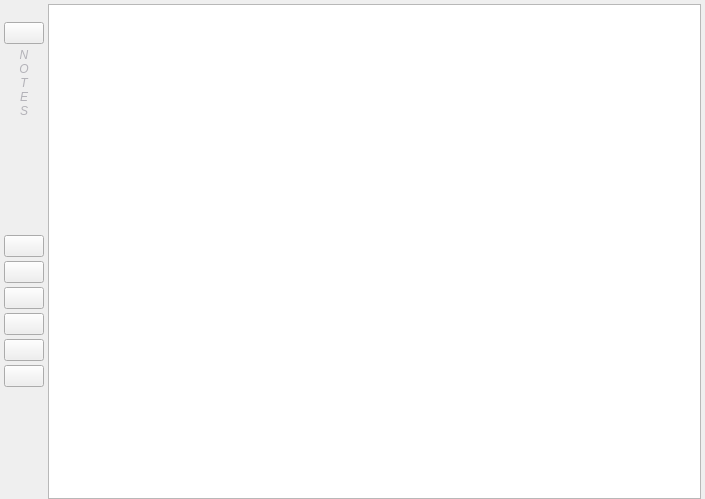
<?xml version="1.0" encoding="UTF-8"?>
<ui version="4.0">
 <class>notes</class>
 <widget class="QWidget" name="notes">
  <property name="geometry">
   <rect>
    <x>0</x>
    <y>0</y>
    <width>705</width>
    <height>499</height>
   </rect>
  </property>
  <property name="windowTitle">
   <string>Snapcraft-GUI Notes</string>
  </property>
  <property name="windowIcon">
   <iconset resource="rc.qrc">
    <normaloff>:/images/images/snapcraft-gui.png</normaloff>:/images/images/snapcraft-gui.png</iconset>
  </property>
  <layout class="QHBoxLayout" name="horizontalLayout_2">
   <property name="spacing">
    <number>4</number>
   </property>
   <property name="leftMargin">
    <number>4</number>
   </property>
   <property name="topMargin">
    <number>4</number>
   </property>
   <property name="rightMargin">
    <number>4</number>
   </property>
   <property name="bottomMargin">
    <number>0</number>
   </property>
   <item>
    <layout class="QVBoxLayout" name="verticalLayout">
     <property name="topMargin">
      <number>0</number>
     </property>
     <item>
      <widget class="QLabel" name="label">
       <property name="text">
        <string/>
       </property>
       <property name="pixmap">
        <pixmap resource="rc.qrc">:/images/images/notes.png</pixmap>
       </property>
       <property name="scaledContents">
        <bool>false</bool>
       </property>
       <property name="alignment">
        <set>Qt::AlignCenter</set>
       </property>
      </widget>
     </item>
     <item>
      <widget class="QPushButton" name="changeflag">
       <property name="sizePolicy">
        <sizepolicy hsizetype="Maximum" vsizetype="Fixed">
         <horstretch>0</horstretch>
         <verstretch>0</verstretch>
        </sizepolicy>
       </property>
       <property name="minimumSize">
        <size>
         <width>10</width>
         <height>0</height>
        </size>
       </property>
       <property name="toolTip">
        <string>To Widget</string>
       </property>
       <property name="text">
        <string/>
       </property>
       <property name="icon">
        <iconset resource="rc.qrc">
         <normaloff>:/images/images/deattach.png</normaloff>:/images/images/deattach.png</iconset>
       </property>
       <property name="iconSize">
        <size>
         <width>16</width>
         <height>16</height>
        </size>
       </property>
      </widget>
     </item>
     <item>
      <widget class="QLabel" name="label_2">
       <property name="font">
        <font>
         <italic>true</italic>
        </font>
       </property>
       <property name="styleSheet">
        <string notr="true">color:#b3b2b8;</string>
       </property>
       <property name="text">
        <string>N
O
T
E
S</string>
       </property>
       <property name="alignment">
        <set>Qt::AlignCenter</set>
       </property>
      </widget>
     </item>
     <item>
      <spacer name="verticalSpacer_2">
       <property name="orientation">
        <enum>Qt::Vertical</enum>
       </property>
       <property name="sizeHint" stdset="0">
        <size>
         <width>20</width>
         <height>40</height>
        </size>
       </property>
      </spacer>
     </item>
     <item>
      <widget class="QPushButton" name="undo">
       <property name="sizePolicy">
        <sizepolicy hsizetype="Maximum" vsizetype="Maximum">
         <horstretch>0</horstretch>
         <verstretch>0</verstretch>
        </sizepolicy>
       </property>
       <property name="toolTip">
        <string>Undo</string>
       </property>
       <property name="text">
        <string/>
       </property>
       <property name="icon">
        <iconset resource="rc.qrc">
         <normaloff>:/images/images/undo.png</normaloff>:/images/images/undo.png</iconset>
       </property>
       <property name="iconSize">
        <size>
         <width>14</width>
         <height>14</height>
        </size>
       </property>
       <property name="shortcut">
        <string>Ctrl+Shift+P</string>
       </property>
      </widget>
     </item>
     <item>
      <widget class="QPushButton" name="redo">
       <property name="sizePolicy">
        <sizepolicy hsizetype="Maximum" vsizetype="Maximum">
         <horstretch>0</horstretch>
         <verstretch>0</verstretch>
        </sizepolicy>
       </property>
       <property name="toolTip">
        <string>Redo</string>
       </property>
       <property name="text">
        <string/>
       </property>
       <property name="icon">
        <iconset resource="rc.qrc">
         <normaloff>:/images/images/redo.png</normaloff>:/images/images/redo.png</iconset>
       </property>
       <property name="iconSize">
        <size>
         <width>14</width>
         <height>14</height>
        </size>
       </property>
       <property name="shortcut">
        <string>Ctrl+Shift+P</string>
       </property>
      </widget>
     </item>
     <item>
      <widget class="QPushButton" name="cut">
       <property name="sizePolicy">
        <sizepolicy hsizetype="Maximum" vsizetype="Maximum">
         <horstretch>0</horstretch>
         <verstretch>0</verstretch>
        </sizepolicy>
       </property>
       <property name="toolTip">
        <string>Cut</string>
       </property>
       <property name="text">
        <string/>
       </property>
       <property name="icon">
        <iconset resource="rc.qrc">
         <normaloff>:/images/images/cut.png</normaloff>:/images/images/cut.png</iconset>
       </property>
       <property name="iconSize">
        <size>
         <width>14</width>
         <height>14</height>
        </size>
       </property>
       <property name="shortcut">
        <string>Ctrl+Shift+P</string>
       </property>
      </widget>
     </item>
     <item>
      <widget class="QPushButton" name="copy">
       <property name="sizePolicy">
        <sizepolicy hsizetype="Maximum" vsizetype="Maximum">
         <horstretch>0</horstretch>
         <verstretch>0</verstretch>
        </sizepolicy>
       </property>
       <property name="minimumSize">
        <size>
         <width>0</width>
         <height>0</height>
        </size>
       </property>
       <property name="toolTip">
        <string>Copy</string>
       </property>
       <property name="text">
        <string/>
       </property>
       <property name="icon">
        <iconset resource="rc.qrc">
         <normaloff>:/images/images/duplicate.png</normaloff>:/images/images/duplicate.png</iconset>
       </property>
       <property name="iconSize">
        <size>
         <width>14</width>
         <height>14</height>
        </size>
       </property>
       <property name="shortcut">
        <string>Ctrl+Shift+P</string>
       </property>
      </widget>
     </item>
     <item>
      <widget class="QPushButton" name="paste">
       <property name="sizePolicy">
        <sizepolicy hsizetype="Maximum" vsizetype="Maximum">
         <horstretch>0</horstretch>
         <verstretch>0</verstretch>
        </sizepolicy>
       </property>
       <property name="minimumSize">
        <size>
         <width>0</width>
         <height>0</height>
        </size>
       </property>
       <property name="toolTip">
        <string>Paste</string>
       </property>
       <property name="text">
        <string/>
       </property>
       <property name="icon">
        <iconset resource="rc.qrc">
         <normaloff>:/images/images/paste.png</normaloff>:/images/images/paste.png</iconset>
       </property>
       <property name="iconSize">
        <size>
         <width>14</width>
         <height>14</height>
        </size>
       </property>
       <property name="shortcut">
        <string>Ctrl+Shift+P</string>
       </property>
      </widget>
     </item>
     <item>
      <widget class="QPushButton" name="select_all">
       <property name="sizePolicy">
        <sizepolicy hsizetype="Maximum" vsizetype="Maximum">
         <horstretch>0</horstretch>
         <verstretch>0</verstretch>
        </sizepolicy>
       </property>
       <property name="minimumSize">
        <size>
         <width>0</width>
         <height>0</height>
        </size>
       </property>
       <property name="toolTip">
        <string>Select All</string>
       </property>
       <property name="text">
        <string/>
       </property>
       <property name="icon">
        <iconset resource="rc.qrc">
         <normaloff>:/images/images/select_all.png</normaloff>:/images/images/select_all.png</iconset>
       </property>
       <property name="iconSize">
        <size>
         <width>14</width>
         <height>14</height>
        </size>
       </property>
       <property name="shortcut">
        <string>Ctrl+Shift+P</string>
       </property>
      </widget>
     </item>
     <item>
      <spacer name="verticalSpacer">
       <property name="orientation">
        <enum>Qt::Vertical</enum>
       </property>
       <property name="sizeHint" stdset="0">
        <size>
         <width>20</width>
         <height>40</height>
        </size>
       </property>
      </spacer>
     </item>
    </layout>
   </item>
   <item>
    <widget class="QTextEdit" name="note_edit"/>
   </item>
  </layout>
 </widget>
 <resources>
  <include location="rc.qrc"/>
 </resources>
 <connections/>
</ui>
